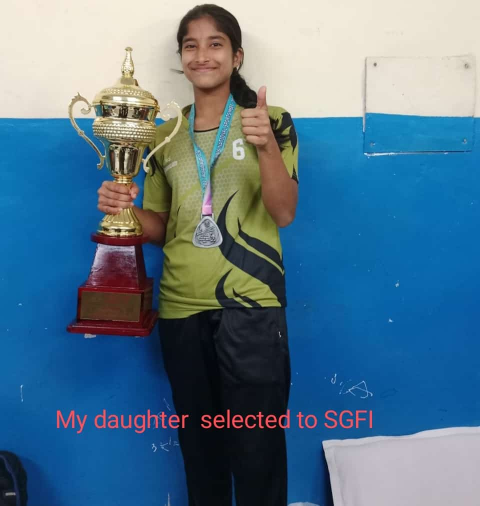
#> input picture media/20231019131148.jpg, 960 x 1011 px (shown at 1/2 size)
$ python main_file.py
#> lines starting #> are read from the running program, lines starting #| are printed output that depends on the picture; after the words box and inside, x2 and y2 are one past the last pixel; in counts of white or black regions, pixels touching at a corner belong together
#> the answer given: ../media/20231019131148.jpg
#> further down, image is the input picture: shape (1011, 960, 3); mean B, G, R 140.8, 118.9, 85.9
### myapp/face_detect.py
# I've left some code in comments so that it can be easier if one wants to test and see output at various points. To make things simpler just remove the commented code !

def detect_face(img):
    import cv2


    cascPath = r"C:\Users\PUNYA\OneDrive\Desktop\Project\Project\trendtrove\trendtrove\trendtrove\myapp\haarcascade_frontalface_default.xml"


    faceCascade = cv2.CascadeClassifier(cascPath)

    image = img


    gray = cv2.cvtColor(image, cv2.COLOR_BGR2GRAY)
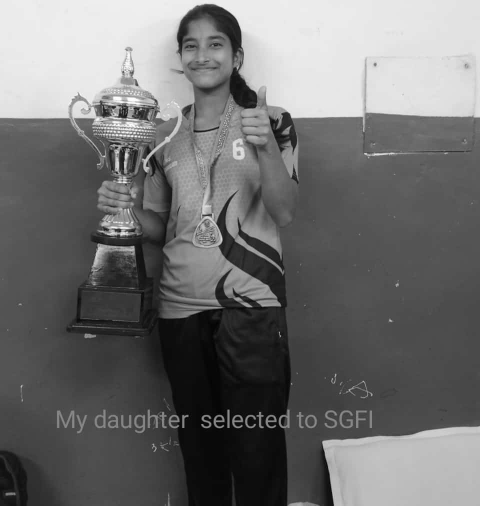
#> gray: shape (1011, 960) (shown at 1/2 size); min 0, max 254, mean 111.5

    # Detect faces
    faces = faceCascade.detectMultiScale(
        gray,
        scaleFactor=1.1,
        minNeighbors=5,
        minSize=(30,30)
    )
#> faces = [[345, 43, 126, 126]]

    print("Found {0} faces !".format(len(faces)))
#| Found 1 faces !


    for(x,y,w,h) in faces:
        cv2.rectangle(image, (x,y),(x+w,y+h),(255,255,255),0)
#> this loop made 1 pass
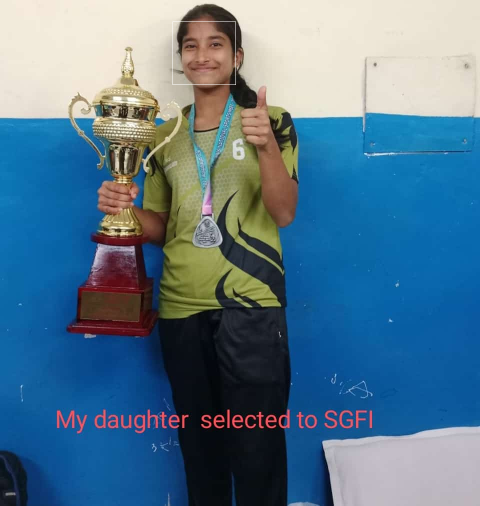
#> image: shape (1011, 960, 3) (shown at 1/2 size); 0.05% of pixels changed, all inside (x1, y1, x2, y2) = (345, 43, 472, 170)

    sub_face = image[y:y+h, x:x+w]
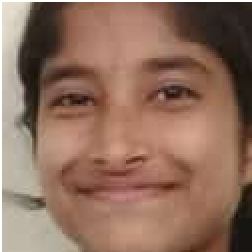
#> sub_face: shape (126, 126, 3) (shown 2 times larger); mean B, G, R 93.6, 110.6, 144.1


    del(cv2)
    return sub_face

### myapp/kMeansImgPy.py
# I've left some code in comments so that it can be easier if one wants to test and see output at various points. To make things simpler just remove the commented code !

from sklearn.cluster import KMeans
import matplotlib.pyplot as plt
from . import utils
import cv2
import numpy as np
import pandas as pd

def kMeansImage(img):
    image = img
    image = cv2.cvtColor(image,cv2.COLOR_BGR2RGB)
#> image: shape (126, 126, 3)
    nC = 3              # No. of Clusters

    # ========= (Can be used to test later)! ======================================
    # show image
    # You can comment the graph if you want only RGB values
    plt.figure()
    plt.axis("off")
    plt.imshow(image)

    # reshape the image to a list of pixels
    # matrix to array
    image = image.reshape((image.shape[0]*image.shape[1],3))

    # cluster the pixel intensities
    # clt = KMeans(n_clusters=args["clusters"])
    clt = KMeans(n_clusters=nC)

    # A call to fit() method clusters our list of pixels
    clt.fit(image)
    # build a histogram of clusters and then create a figure
    # representing the number of pixels labeled to each color
    hist = utils.centroid_histogram(clt)
    bar = utils.plot_colors(hist, clt.cluster_centers_)

    colors = clt.cluster_centers_
    labelsIndex = pd.Series(clt.labels_).value_counts().to_frame()
    # .index.tolist()
    print("Cluster count : ")
    print(colors)     # Contains colors

    print("Label count : ")
    print(labelsIndex)  # Contains index of colors (No. of pixels in each clusters)

    print("Max cluster count :")
    print(labelsIndex[0].tolist())

    print("Max index :")
    maxIndex = labelsIndex.index.values     # Max color + index Dataframe sorted
    print(maxIndex[0])
    maxColorIndex = maxIndex[0]             # Get max color index
    print("Max Color : ")
    print(colors[maxColorIndex])            # Max color
    # Numpy array to list of colors
    colorsList = colors[maxColorIndex].tolist()
    return colorsList

### myapp/utils.py
# I've left some code in comments so that it can be easier if one wants to test and see output at various points. To make things simpler just remove the commented code !

# import the necessary packages
import numpy as np
import cv2

def centroid_histogram(clt):
	# grab the number of different clusters and create a histogram
	# based on the number of pixels assigned to each cluster
	numLabels = np.arange(0, len(np.unique(clt.labels_)) + 1)
	(hist, _) = np.histogram(clt.labels_, bins=numLabels)

	# normalize the histogram, such that it sums to one
	hist = hist.astype("float")
	hist /= hist.sum()

	# return the histogram
	return hist


def plot_colors(hist, centroids):
	# initialize the bar chart representing the relative frequency
	# of each of the colors
	bar = np.zeros((50, 300, 3), dtype="uint8")
	startX = 0

	# loop over the percentage of each cluster and the color of
	# each cluster
	for (percent, color) in zip(hist, centroids):
		# plot the relative percentage of each cluster
		endX = startX + (percent * 300)
		cv2.rectangle(bar, (int(startX), 0), (int(endX), 50),
                    color.astype("uint8").tolist(), -1)
		startX = endX
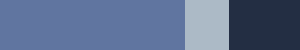
#> bar: shape (50, 300, 3); mean of channels 0, 1, 2 143.6, 110.3, 92.7; drawn as B, G, R

	# return the bar chart
	return bar

### myapp/main_file.py
from . import face_detect
from . import kMeansImgPy
import cv2
from . import allotSkinTone

imgpath = input("Image file name : ")
image = cv2.imread(imgpath)

# Detect face and extract
face_extracted = face_detect.detect_face(image)
# Pass extracted face to kMeans and get Max color list
#> (the run stopped early here; a loop or call above may not have finished)

$ run again, on media/20231019150737.jpg
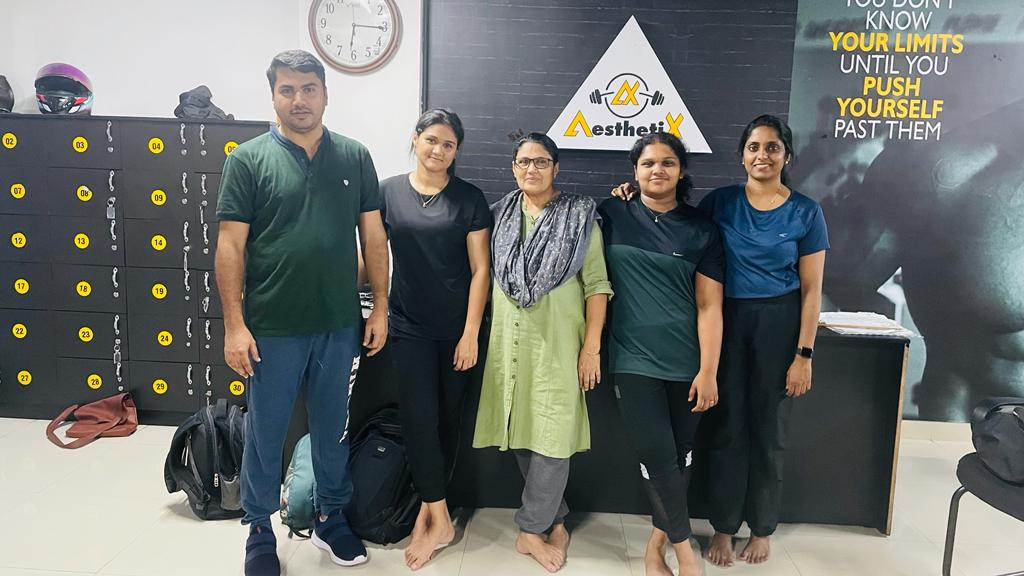
#> input picture media/20231019150737.jpg, 1024 x 576 px
#> image is the input picture: shape (576, 1024, 3); mean B, G, R 109.3, 111.6, 108.2
#> faces = [[735, 125, 58, 58], [506, 141, 53, 53], [632, 142, 54, 54], [414, 124, 49, 49], [349, 8, 51, 51], [267, 67, 62, 62]]
#| Found 6 faces !
#> the loop in detect_face, `for(x,y,w,h) in faces:` made 6 passes
#> after the loop in detect_face, `for(x,y,w,h) in faces:`:
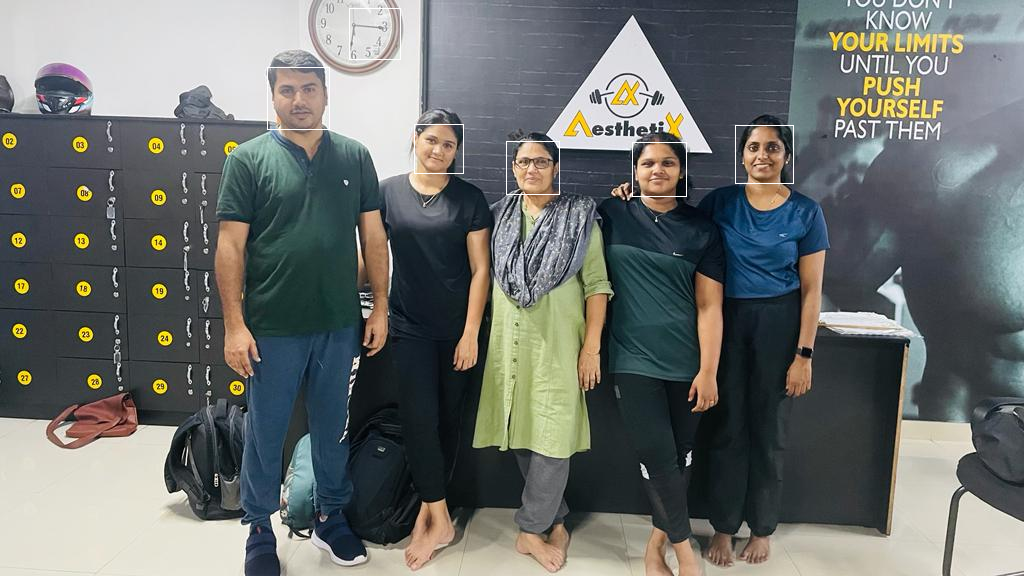
#> image: shape (576, 1024, 3); 0.22% of pixels changed, all inside (x1, y1, x2, y2) = (267, 8, 794, 197)
#> after the loop in plot_colors, `for (percent, color) in zip(hist, centroids):`:
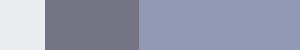
#> bar: shape (50, 300, 3); mean of channels 0, 1, 2 173.7, 154.7, 148.7; drawn as B, G, R

$ run again, on media/20231019160102.jpg
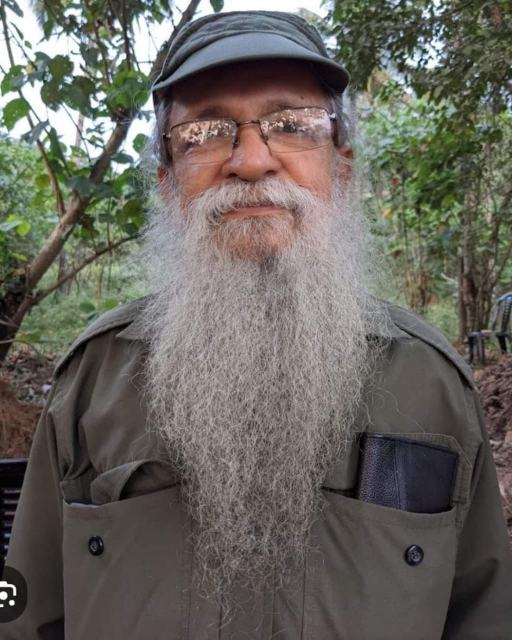
#> input picture media/20231019160102.jpg, 1024 x 1280 px (shown at 1/2 size)
#> image is the input picture: shape (1280, 1024, 3); mean B, G, R 94, 100.4, 103.7
#> in detect_face, `gray = cv2.cvtColor(image, cv2.COLOR_BGR2GRAY)`:
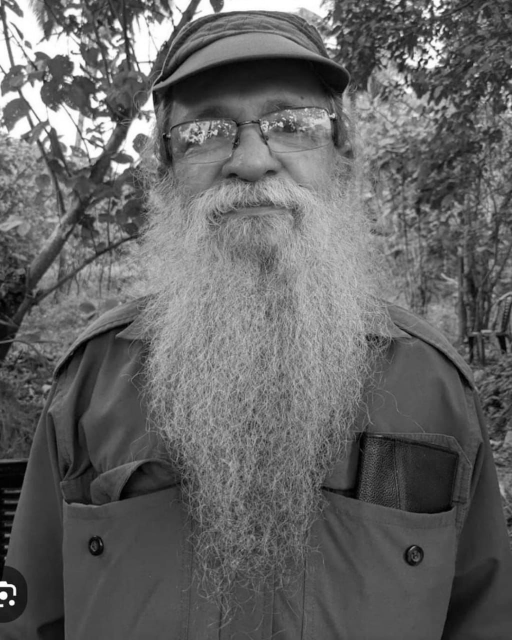
#> gray: shape (1280, 1024) (shown at 1/2 size); min 0, max 255, mean 100.7
#> faces = [[702, 181, 52, 52]]
#| Found 1 faces !
#> the loop in detect_face, `for(x,y,w,h) in faces:` made 1 pass
#> in kMeansImage, `image = image.reshape((image.shape[0]*image.shape[1],3))`: image = 2704 rows, first 8: [255, 255, 255], [255, 255, 255], [255, 255, 255], [255, 255, 255], [255, 255, 255], [255, 255, 255], [255, 255, 255], [255, 255, 255]
#> after the loop in plot_colors, `for (percent, color) in zip(hist, centroids):`:
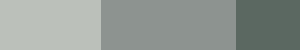
#> bar: shape (50, 300, 3); mean of channels 0, 1, 2 148.1, 153, 145.8; drawn as B, G, R
